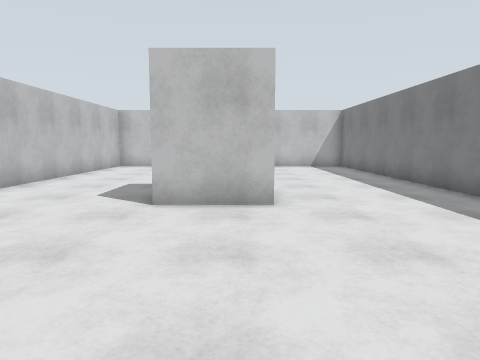
[1] (above)

15 first-person views from a walk through a robot-simulator world made for Gazebo. The camera is 1.2 m above the floor, tilts 6° down and sees 70° across. The floor is counted in squares, 1 m on a side. Each view is taken from the middle of a square. On the plan, view 1 faces up. The plan holds only what a view shows up to about 14 squares ahead; the rest is blank.

[2]
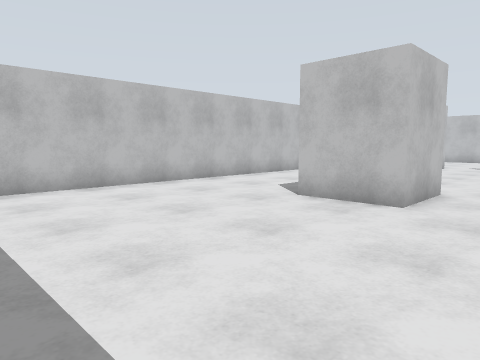

[3]
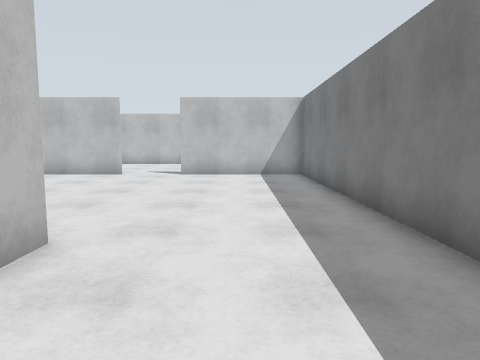

[4]
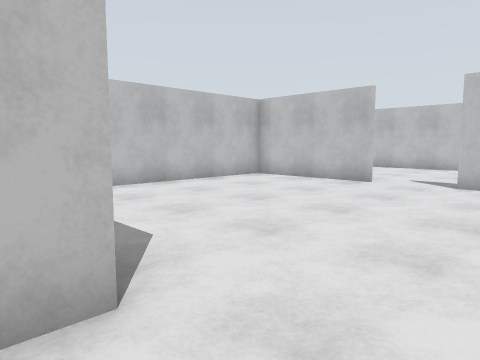

[5]
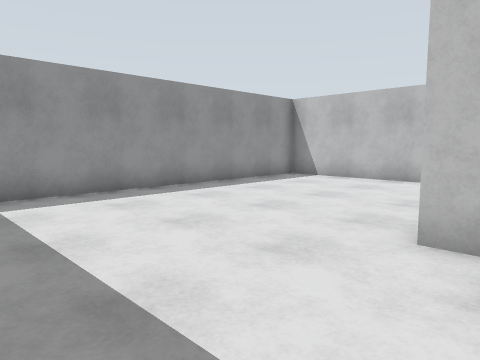

[6]
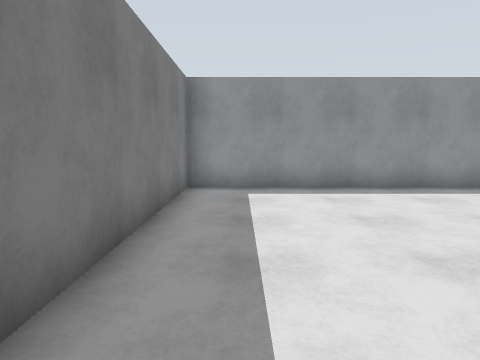

[7]
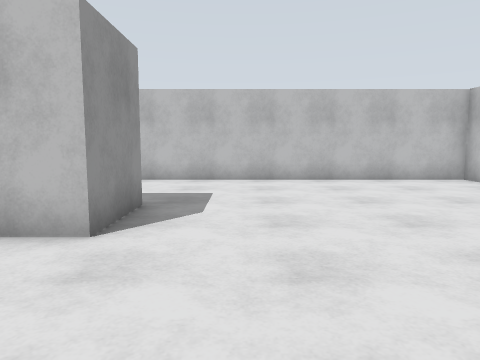

[8]
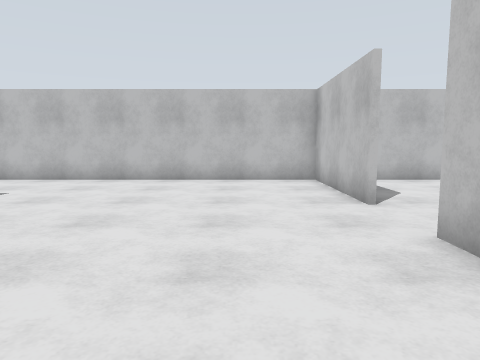

[9]
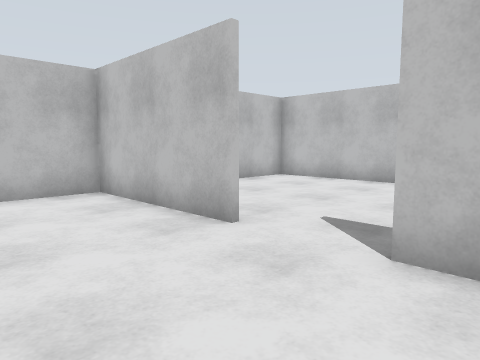

[10]
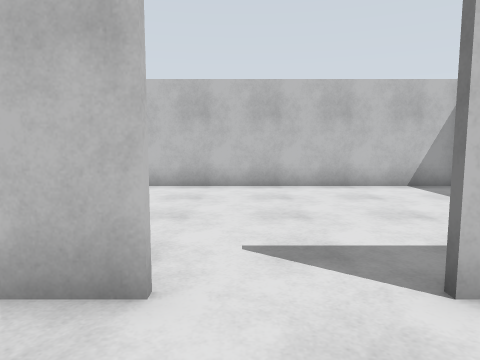

[11]
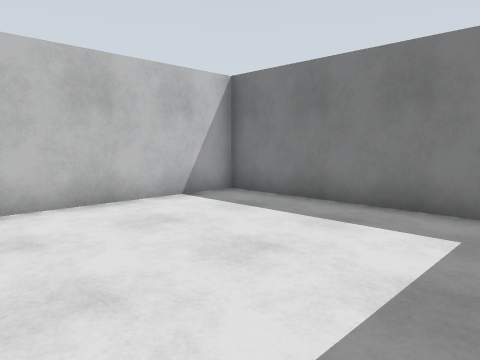

[12]
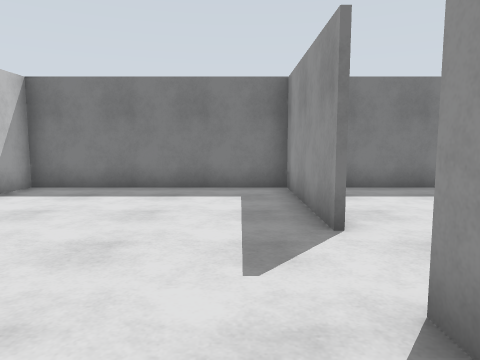

[13]
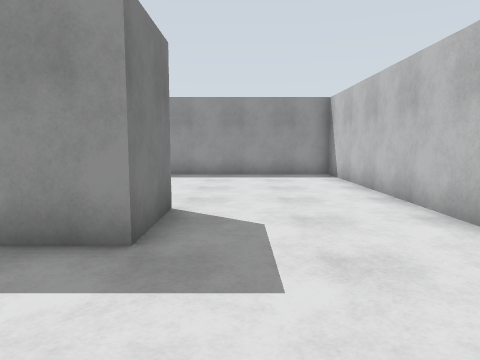

[14]
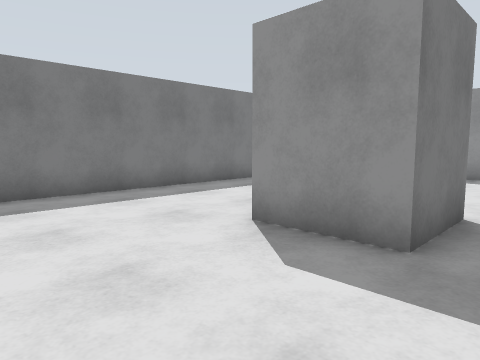

[15]
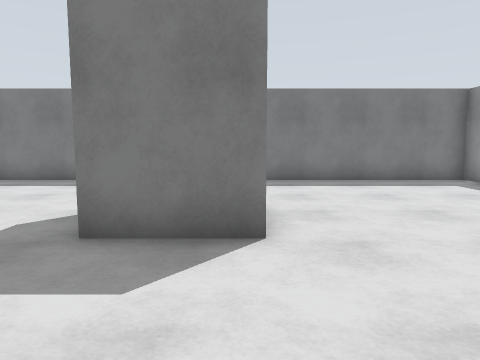

### Floor plan
Points are (right, up) in squares from view 1. A wall is a line through its corners. A room is listed if a view was taken in it or the views show most of it. See-through windows are left out.
Room 1 (views 1, 2, 3, 4, 5, 6, 7, 8, 9, 10, 13, 14, 15)
walls: (-1.6, 18.5) (-6.5, 18.5) (-6.5, -0.5) (5.5, -0.5) (5.5, 19.1); (5.5, 18.5) (0.6, 18.5)
ways out: opening at (-0.5, 19) to room 2
objects: white box (-1, 7) to (0, 9)
Room 2 (views 11, 12)
walls: (-2.2, 18.7) (-1.6, 18.7); (0.6, 18.7) (5.5, 18.7); (5.5, 19.1) (5.5, 25.8) (-6.5, 25.8) (-6.5, 20.5)
ways out: opening at (-0.5, 19) to room 1

Positions as (right, up) in squares from view 1, and headings:
1: (0, 0), facing up
2: (3, 0), facing up-left
3: (3, 5), facing up
4: (3, 8), facing up-left
5: (5, 8), facing down-left
6: (4, 9), facing down
7: (5, 11), facing left
8: (5, 16), facing left
9: (2, 15), facing up-left
10: (-1, 16), facing up
11: (-1, 19), facing up-right
12: (-4, 20), facing right
13: (-3, 13), facing down
14: (-3, 13), facing down-right
15: (-6, 7), facing right
